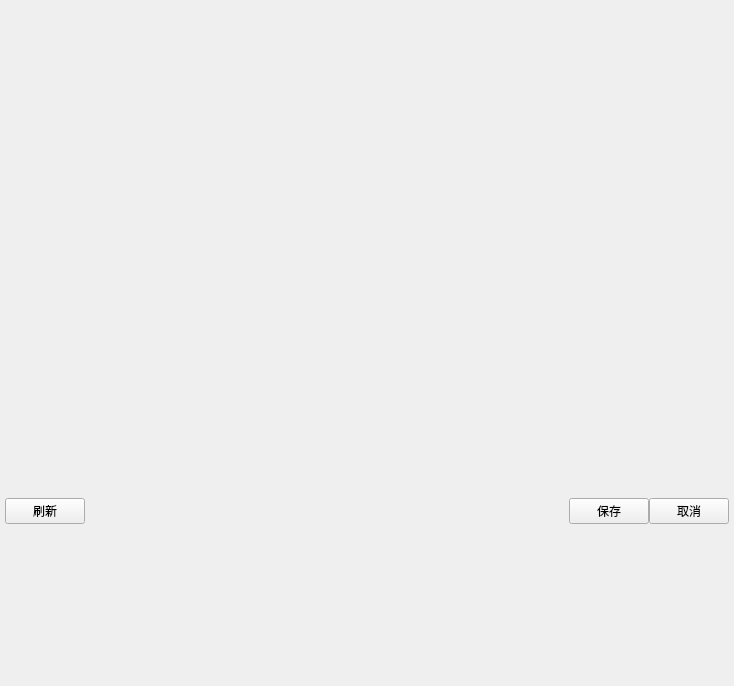
<?xml version="1.0" encoding="UTF-8"?>
<ui version="4.0">
 <class>OpenFileInfo</class>
 <widget class="QWidget" name="OpenFileInfo">
  <property name="geometry">
   <rect>
    <x>0</x>
    <y>0</y>
    <width>734</width>
    <height>686</height>
   </rect>
  </property>
  <property name="windowTitle">
   <string>Form</string>
  </property>
  <layout class="QVBoxLayout" name="verticalLayout">
   <property name="spacing">
    <number>0</number>
   </property>
   <property name="leftMargin">
    <number>0</number>
   </property>
   <property name="topMargin">
    <number>0</number>
   </property>
   <property name="rightMargin">
    <number>0</number>
   </property>
   <property name="bottomMargin">
    <number>5</number>
   </property>
   <item>
    <widget class="QWidget" name="widget_2" native="true">
     <property name="minimumSize">
      <size>
       <width>0</width>
       <height>0</height>
      </size>
     </property>
     <layout class="QHBoxLayout" name="layout_editor">
      <property name="spacing">
       <number>0</number>
      </property>
      <property name="leftMargin">
       <number>0</number>
      </property>
      <property name="topMargin">
       <number>0</number>
      </property>
      <property name="rightMargin">
       <number>0</number>
      </property>
      <property name="bottomMargin">
       <number>5</number>
      </property>
     </layout>
    </widget>
   </item>
   <item>
    <widget class="QWidget" name="widget" native="true">
     <property name="minimumSize">
      <size>
       <width>0</width>
       <height>0</height>
      </size>
     </property>
     <layout class="QHBoxLayout" name="horizontalLayout">
      <property name="spacing">
       <number>0</number>
      </property>
      <property name="leftMargin">
       <number>5</number>
      </property>
      <property name="topMargin">
       <number>0</number>
      </property>
      <property name="rightMargin">
       <number>5</number>
      </property>
      <property name="bottomMargin">
       <number>0</number>
      </property>
      <item>
       <widget class="QPushButton" name="btn_refresh">
        <property name="text">
         <string>刷新</string>
        </property>
       </widget>
      </item>
      <item>
       <spacer name="horizontalSpacer">
        <property name="orientation">
         <enum>Qt::Horizontal</enum>
        </property>
        <property name="sizeHint" stdset="0">
         <size>
          <width>40</width>
          <height>20</height>
         </size>
        </property>
       </spacer>
      </item>
      <item>
       <widget class="QPushButton" name="btn_save">
        <property name="text">
         <string>保存</string>
        </property>
       </widget>
      </item>
      <item>
       <widget class="QPushButton" name="btn_cancel">
        <property name="text">
         <string>取消</string>
        </property>
       </widget>
      </item>
     </layout>
    </widget>
   </item>
  </layout>
 </widget>
 <resources/>
 <connections/>
</ui>
